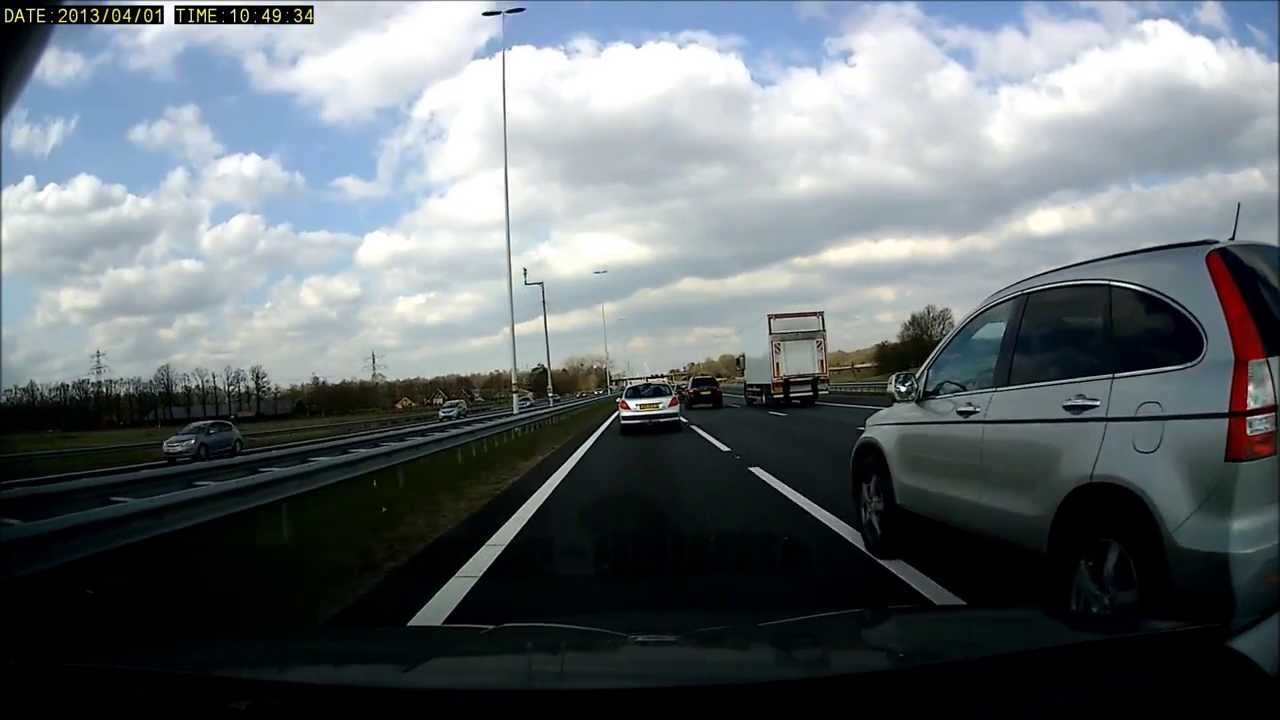
#> input picture Sample images/dark_image.jpg, 1280 x 720 px, given in place of out.png, which was not available
$ jupyter execute --allow-errors EntireProcess.ipynb   (older library calls are emulated)   (text cells are left out)
#> lines starting #> are read from the running program, lines starting #| are printed output that depends on the picture; after the words box and inside, x2 and y2 are one past the last pixel; in counts of white or black regions, pixels touching at a corner belong together; pictures that were not available may be replaced by others from this repository, and a replacement may not be noted
### Preprocessing.py
import numpy as np
from PIL import Image

def resize(input_im, height):
    """
    Reszue the given image to have the given height
    input_im - PIL Image object
    height - desired height
    """
    width = int(input_im.width * height / input_im.height)
    resized = input_im.resize((width , height))
    return np.array(resized)

def rgb_to_gray(rgb):
    """
    Covert RGB image in to gray
    rgb - 3-D numpy array.
    """
    grayed = 0.2126 * rgb[:,:,0] + 0.7152 * rgb[:,:,1] + 0.0722 * rgb[:,:,2]
    return grayed

# For each non-zero pixel in mask, the corresponding pixel on image is kept (the rest of the pixels in mask is set to 0)
def apply_mask(image, mask):
    """
    For each elements in image, set its value to 0 if the matching element in mask is 0.
    image - N-D numpy array.
    mask - N-D numpy array of the same shape.
    """
    return np.ma.array(image,mask=mask == 0).filled(fill_value=0)


def fill_mask(image):
    """
    Create tranigular ROI mask.
    mask - starting mask.
    """
    mask = np.zeros_like(image)
    h, w = mask.shape
    bottom_left = (h, 0)
    middle = (int(h/2), int(w/2))
    bottom_right = (h, w)

    for x, row in enumerate(mask):
        for y, col in enumerate(row):
            # Applying equations to left_bound and right_bound
            left_bound = (h - x) * middle[1] / middle[0]
            right_bound = x * middle[1] / middle[0]
            if y > left_bound and y < right_bound and x <= 400:
                mask[x][y] = 255
    return mask

### EdgeDetection.py
import numpy as np

def smoothing(input_im, kernel_shape=(5,5)):
    # Tharm's image smoothing
    #Implementing image smoothing
    rows = input_im.shape[0]
    cols = input_im.shape[1]

    #input any kernel size
    kernel_shape_row = kernel_shape[0]
    kernel_shape_col = kernel_shape[1]

    kernel = np.ones((kernel_shape_row, kernel_shape_col))/(kernel_shape_row * kernel_shape_col)
    mag_smooth = np.zeros((rows,cols))

    #pad with zeros on the border for full blurring of image
    padded_gray = np.zeros((rows + kernel_shape_row - 1, cols + kernel_shape_col - 1))
    index_1_row = (int) ((kernel_shape_row - 1)/2)
    index_last_row = (int) (rows + ((kernel_shape_row - 1)/2))
    index_1_col = (int) ((kernel_shape_col - 1)/2)
    index_last_col = (int) (cols + ((kernel_shape_col - 1)/2))
    padded_gray[index_1_row:index_last_row, index_1_col:index_last_col] = input_im

    for x in range(rows):
        for y in range(cols):
            mag_smooth[x][y] = (kernel * padded_gray[x:x+kernel_shape_row, y:y+kernel_shape_col]).sum()

    return mag_smooth

def sobel_edge_detector(input_im):
    # Tharm's Sobel Edge Detector
    ## Implementing sobel edge detector

    rows = input_im.shape[0] - 1
    cols = input_im.shape[1] - 1

    Gx = [[-1, 0, 1], [-2, 0, 2], [-1, 0, 1]]
    Gy = [[-1, -2, -1], [0, 0, 0], [1, 2, 1]]

    mag_G = np.zeros((rows,cols))

    for i in range(1, rows - 1):
        for j in range(1, cols - 1):
            sumx = (Gx * input_im[i-1:i+2, j-1:j+2]).sum()
            sumy = (Gy * input_im[i-1:i+2, j-1:j+2]).sum()
            mag_G[i][j] = sumx**2 + sumy**2

    return np.sqrt(mag_G)


# Rohit's Otsu's Implementation
def otsu_threshold(input_im):
    # Set total number of bins in the histogram
    bins_num = int(np.amax(input_im)) + 1
    print(f'Number of bins = {bins_num}')

    # Get the image histogram
    hist, bin_edges = np.histogram(input_im, bins=bins_num, range=(0, bins_num))

    # normalize histogram
    hist = np.divide(hist.ravel(), hist.max())

    # Calculate centers of bins
    bin_mids = (bin_edges[:-1] + bin_edges[1:]) / 2.

    # Iterate over all thresholds (indices) and get the probabilities w1(t), w2(t)
    weight1 = np.cumsum(hist)
    weight2 = np.cumsum(hist[::-1])[::-1]

    # Get the class means mu0(t)
    mean1 = np.cumsum(hist * bin_mids) / weight1
    # Get the class means mu1(t)
    mean2 = (np.cumsum((hist * bin_mids)[::-1]) / weight2[::-1])[::-1]

    inter_class_variance = weight1[:-1] * weight2[1:] * (mean1[:-1] - mean2[1:]) ** 2

    # Maximize the inter_class_variance function val
    index_of_max_val = np.argmax(inter_class_variance)

    threshold = bin_mids[:-1][index_of_max_val]

    return threshold

def apply_threshold(input_im, thresh):
    input_im[input_im > thresh] = 255
    input_im[input_im <= thresh] = 0
    return input_im

### HoughTransform.py
import numpy as np
import math


def hough_lines(img, line_length=50):

    height, width = img.shape[:2]
    accumulator = np.zeros((180, int(math.sqrt(height ** 2 + width ** 2))), dtype=np.int)


    lines = np.array([[0, 0], [0, 0]])

    #line_length = 40

    # look for every pixel
    for y in range(0, height):
        for x in range(0, width):
            # if pixel is black (possible part of a line)
            if img[y][x] > 5:
                line = []
                # try all angles
                for theta in range(0, 180):
                    p = int(x * math.cos(math.radians(theta)) + y * math.sin(math.radians(theta)))
                    accumulator[theta][p] += 1
                    # Check if it looks like line and if it's not in a list
                    if (accumulator[theta][p] > line_length) and (p not in lines[:, 0]) and (theta not in  lines[:, 1]):
                        lines = np.vstack((lines, np.array([p, theta])))

    # clean two first zeros
    lines = np.delete(lines, [0, 1], axis=0)

    return accumulator, lines

# Outputs gradient and y intersect of the line for y = mx + b
# [24 lines left out: function hough_intersect, not called in this run]

### ColorDetection.py
import numpy as np

# Mask is a zero matrix
# fillMask fills an empty numpy array with 255 for pixels that fits inside the defined triangle
def fill_color_mask(img):

    mask = np.zeros_like(img)
    h = mask.shape[0]
    w = mask.shape[1]

    bottom_left = (h, 0)
    middle = (int(h/2), int(w/2))
    bottom_right = (h, w)

    for x, row in enumerate(mask):
        for y, col in enumerate(row):
            # Applying equations to left_bound and right_bound
            left_bound = (h - x) * middle[1] / middle[0]
            right_bound = x * middle[1] / middle[0]
            if y > left_bound and y < right_bound and x <= 400:
                mask[x][y][0] = 255 #red
                mask[x][y][1] = 255 #green
                mask[x][y][2] = 255 #blue

    return mask

# For each non-zero pixel in mask, the corresponding pixel on image is kept (the rest of the pixels in mask is discarded)
def apply_mask_color(image, mask):
    return np.ma.array(image,mask=mask == 0).filled(fill_value=0)

def rgb_to_hsv(rgb):

    hsvImage = np.zeros_like(rgb, dtype='float64')

    redPrime = rgb[:,:,0] / 255
    greenPrime = rgb[:,:,1] / 255
    bluePrime = rgb[:,:,2] / 255

    cMax = np.maximum(np.maximum(redPrime, greenPrime), bluePrime)
    cMin = np.minimum(np.minimum(redPrime, greenPrime), bluePrime)
    delta = cMax - cMin

    #blues are the third third of the color wheel
    blue_max_idx = np.logical_and(cMax == bluePrime, delta != 0)
    hsvImage[blue_max_idx, 0] = (60 * ((redPrime[blue_max_idx] - greenPrime[blue_max_idx]) / delta[blue_max_idx]) + 240) % 360

    #greens are the second third of the color wheel
    green_max_idx = np.logical_and(cMax == greenPrime, delta != 0)
    hsvImage[green_max_idx, 0] = (60 * ((bluePrime[green_max_idx] - redPrime[green_max_idx]) / delta[green_max_idx]) + 120) % 360

    #reds are the first third of the color wheel
    red_max_idx = np.logical_and(cMax == redPrime, delta != 0)
    hsvImage[red_max_idx, 0] = (60 * ((greenPrime[red_max_idx] - bluePrime[red_max_idx]) / delta[red_max_idx]) + 360) % 360

    #if there is no net hue (no dominating color) of a pixel, set the hue to 0
    hsvImage[delta == 0, 0] = 0

    #saturation (lower value is more white, higher value is more colored (0 <= saturation <= 1000))
    hsvImage[cMax != 0, 1] = (delta[cMax != 0] / cMax[cMax != 0]) * 1000

    #value (lower value is more black, higher value is more colored (0 <= saturation <= 1000))
    hsvImage[:,:,2] = cMax * 1000 #in permille

    return hsvImage

# [51 lines left out: functions get_color, get_lane_color, not called in this run]

### EntireProcess.ipynb
[cell 1]
import cv2 as cv
import numpy as np
from PIL import Image
import matplotlib.pyplot as plt
import matplotlib.image as mpimg
import math

from Preprocessing import *
from EdgeDetection import *
from HoughTransform import *
from ColorDetection import *
from PostProcessing import *
from Visualization import *

[cell 2]
inputImage = input("Enter the file name of the image without the directory name\n(for example, type in 'lane_sample1.jpeg' without the quotation marks): ")
#> the answer given: out.png
fileString = "Sample images/" + inputImage
pil_im = Image.open(fileString)
#> pil_im is the input picture: PIL image 1280x720 RGB; mean R, G, B 100.9, 108, 112.1
org = np.array(pil_im)
orig_img = org.copy()

[cell 3]
plt.imshow(org)
plt.show()

[cell 4]
resized = resize(pil_im,512)
resized.shape, org.shape

[cell 5]
gray = rgb_to_gray(resized)
plt.imshow(gray,cmap='gray')
plt.axis('off')
plt.show()

[cell 6]
smooth = smoothing(gray)
#> after the loop in smoothing, `for x in range(rows):`:
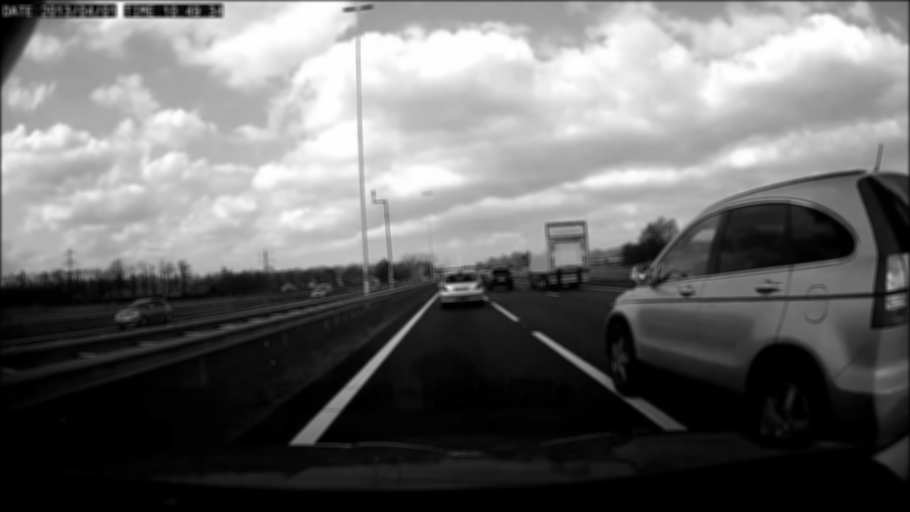
#> mag_smooth: shape (512, 910) float64; min 0, max 255, mean 106.6
plt.imshow(smooth,cmap='gray')
plt.axis('off')
plt.show()

[cell 7]
edge = sobel_edge_detector(smooth)
#> after the loop in sobel_edge_detector, `for i in range(1, rows - 1):`:
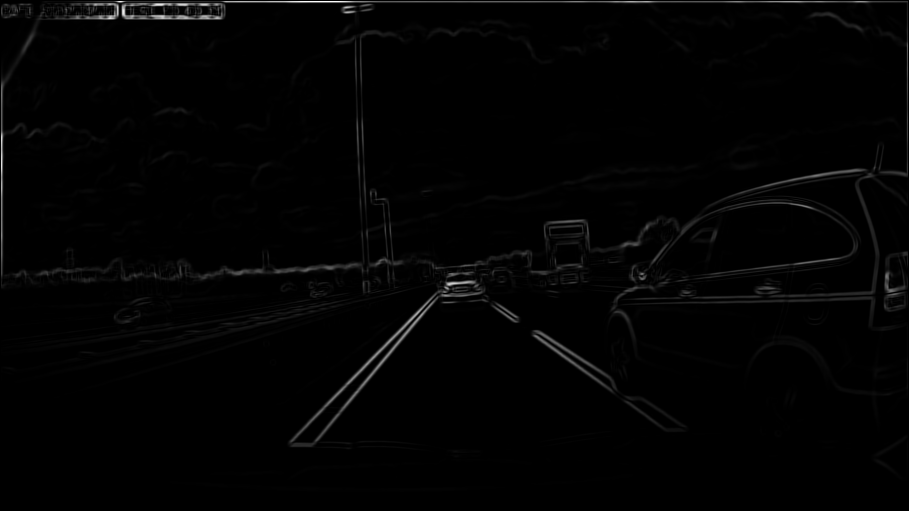
#> mag_G: shape (511, 909) float64; min 0, max 165031, mean 2071.3; drawn with min black and max white
plt.imshow(edge,cmap='gray')
plt.show()

[cell 8]
mask = fill_mask(edge)
#> after the loop in fill_mask, `for x, row in enumerate(mask):`:
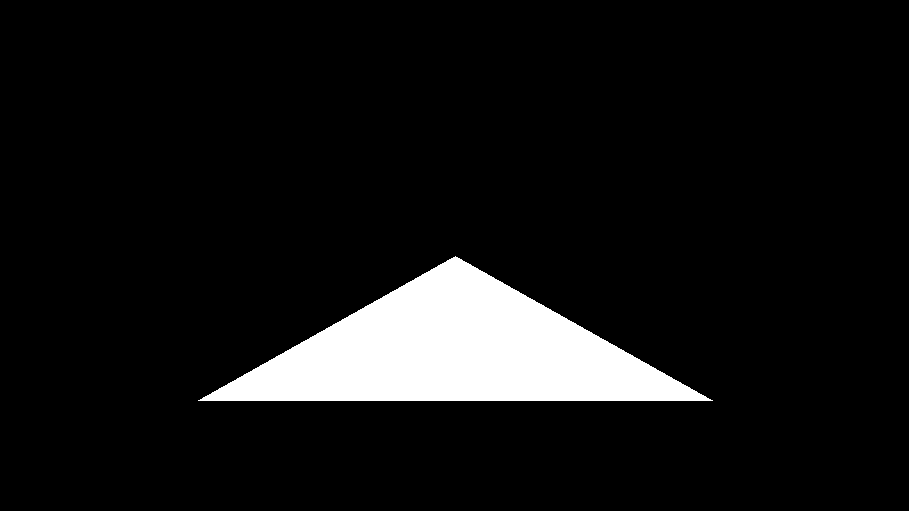
#> mask: shape (511, 909) float64; 8.1% white; 1 white region, box (x1, y1, x2, y2) and area: (198, 256, 713, 401) 37432
plt.imshow(mask,cmap='gray')
plt.show()

[cell 9]
croped = apply_mask(edge, mask)
#> in apply_mask, `return np.ma.array(image,mask=mask == 0).filled(fill_value=0)`:
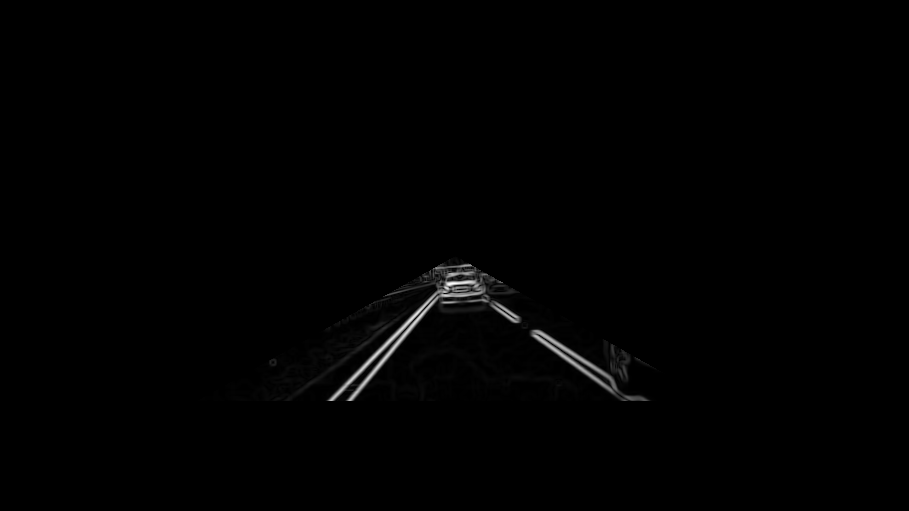
#> returned value: shape (511, 909) float64; min 0, max 368.2, mean 2.2; drawn with min black and max white
plt.imshow(croped,cmap='gray')
plt.show()

#> (a cell that did not finish here is left out)

[cell 11]
croped = apply_mask(edge, mask)
plt.imshow(croped,cmap='gray')
plt.show()

#> (a cell that did not finish here is left out)

#> (a cell that did not finish here is left out)

[cell 14]
t = otsu_threshold(croped)
#> in otsu_threshold, `bins_num = int(np.amax(input_im)) + 1`: bins_num = 369
#| Number of bins = 369
#> in otsu_threshold, `hist, bin_edges = np.histogram(input_im, bins=bins_num, range=(0, bins..`: hist = 369 values, max 431653 at index 0, min 0 at index 325, mean 1258.8; bin_edges = 370 values from 0 to 369
#> in otsu_threshold, `hist = np.divide(hist.ravel(), hist.max())`: hist = 369 values, max 1 at index 0, min 0 at index 325, mean 0.00292
#> in otsu_threshold, `bin_mids = (bin_edges[:-1] + bin_edges[1:]) / 2.`: bin_mids = 369 values from 0.5 to 368.5
#> in otsu_threshold, `weight1 = np.cumsum(hist)`: weight1 = 369 values from 1 to 1.08
#> in otsu_threshold, `weight2 = np.cumsum(hist[::-1])[::-1]`: weight2 = 369 values, max 1.08 at index 0, min 2.32e-06 at index 368, mean 0.00928
#> in otsu_threshold, `mean1 = np.cumsum(hist * bin_mids) / weight1`: mean1 = 369 values from 0.5 to 2.68
#> in otsu_threshold, `mean2 = (np.cumsum((hist * bin_mids)[::-1]) / weight2[::-1])[::-1]`: mean2 = 369 values from 2.68 to 368.5
#> in otsu_threshold, `inter_class_variance = weight1[:-1] * weight2[1:] * (mean1[:-1] - mean..`: inter_class_variance = 368 values, max 314.9 at index 95, min 0.334 at index 367, mean 189.4
#> in otsu_threshold, `index_of_max_val = np.argmax(inter_class_variance)`: index_of_max_val = 95
#> in otsu_threshold, `threshold = bin_mids[:-1][index_of_max_val]`: threshold = 95.5
#> t = 95.5
t
#> Out = 95.5

[cell 15]
threshed = apply_threshold(croped, t)
plt.imshow(threshed,cmap='gray')
plt.axis('off')
plt.show()

[cell 16]
hough_space, point_stack = hough_lines(threshed, 50)
#> after the loop in hough_lines, `for y in range(0, height):`:
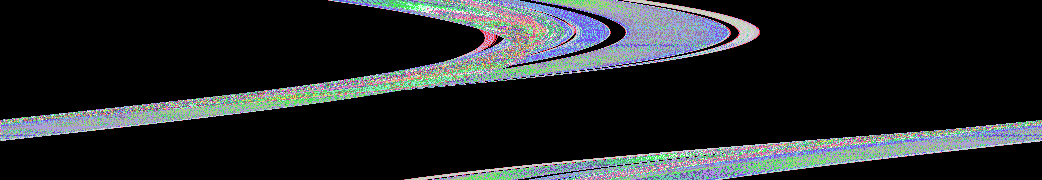
#> accumulator: shape (180, 1042) int64; 166 distinct labels, from 0 to 245; one colour per label, 0 black
#> point_stack = 82 pairs, first value -163 to 527, second value 29 to 138

#> (the rest of this cell did not finish here and is left out)

#> (a cell that did not finish here is left out)

[cell 18]
# Exclude lines not from lanes
h, w = resized.shape[:2]

#> (the rest of this cell did not finish here and is left out)

[cell 19]
# Compute Average Lines
averaged_lines_img = resized.copy()

total_m = 0
total_b = 0
#> (the rest of this cell did not finish here and is left out)

#> (a cell that did not finish here is left out)

[cell 21]
#add original image back
orig_img = resized.copy()
plt.imshow(orig_img)
plt.title('Resized color image')
plt.axis('off')
plt.show()

colorMask = fill_color_mask(orig_img)
#> after the loop in fill_color_mask, `for x, row in enumerate(mask):`:
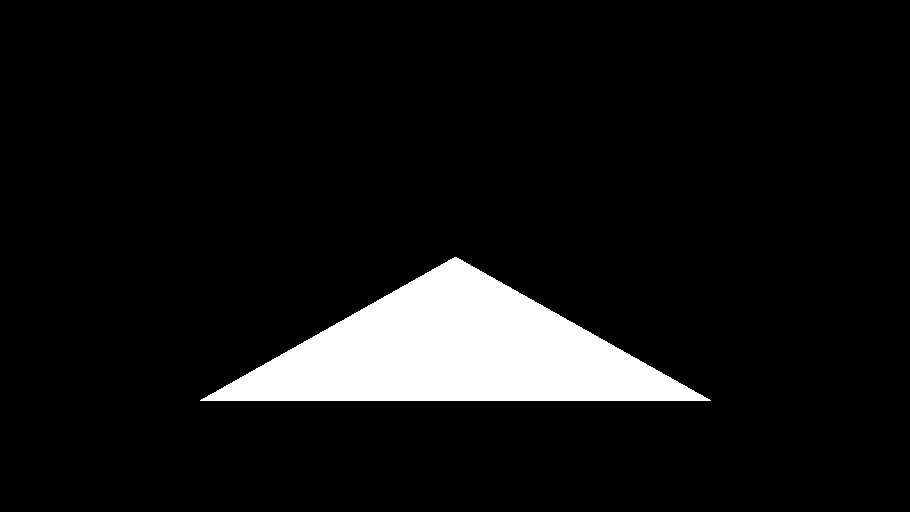
#> mask: shape (512, 910, 3); 8% white; 1 white region, box (x1, y1, x2, y2) and area: (200, 257, 711, 401) 37104
plt.imshow(colorMask)
plt.title('Color mask')
plt.axis('off')
plt.show

croppedImageColor = apply_mask_color(orig_img, colorMask)
plt.imshow(croppedImageColor)
plt.title('Color mask applied')
plt.axis('off')
plt.show()

[cell 22]
hsv = rgb_to_hsv(croppedImageColor)
#> in rgb_to_hsv, `hsvImage[green_max_idx, 0] = (60 * ((bluePrime[green_max_idx] - redPri..`:
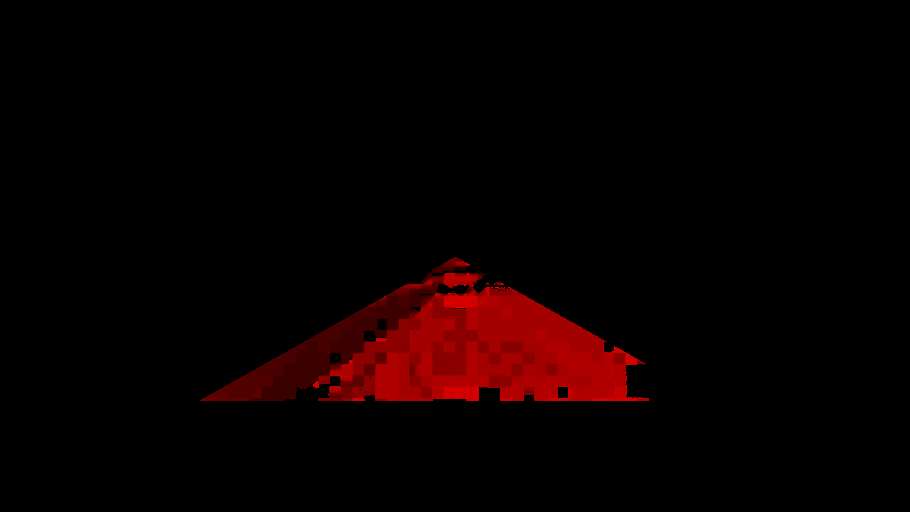
#> hsvImage: shape (512, 910, 3) float64; mean of channels 0, 1, 2 11.5, 0, 0; drawn with min black and max white
#> in rgb_to_hsv, `hsvImage[:,:,2] = cMax * 1000`:
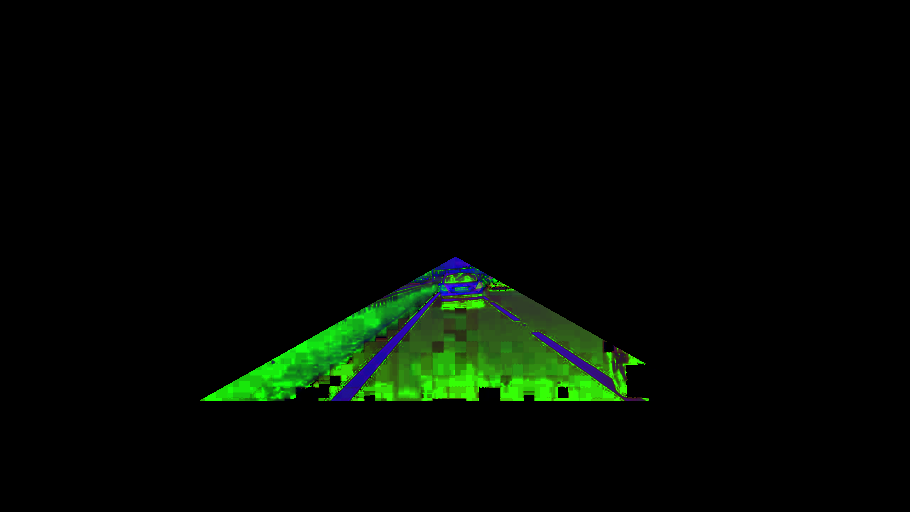
#> hsvImage: shape (512, 910, 3) float64; mean of channels 0, 1, 2 11.7, 36.9, 9.4; drawn with min black and max white

[cell 23]
#extract hue, saturation, and value
hueImg = hsv[:,:,0]
satImg = hsv[:,:,1]
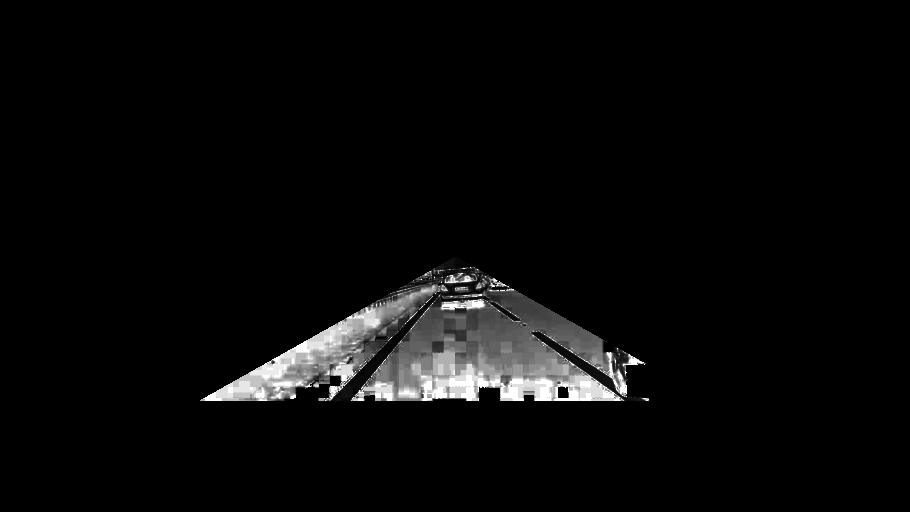
#> satImg: shape (512, 910) float64; min 0, max 1000, mean 36.9; drawn with min black and max white
valImg = hsv[:,:,2]

plt.imshow(croppedImageColor)
plt.title("RGB image (original resized with mask)")
plt.axis('off')
plt.show()

plt.imshow(hueImg, cmap = 'hsv')
plt.title("Hue channel")
plt.axis('off')
plt.show()

plt.imshow(satImg)
plt.title("Saturation channel")
plt.axis('off')
plt.show()

plt.imshow(valImg)
plt.title("Value channel")
plt.axis('off')
plt.show()

[cell 24]
#use only the pixels that are both in the cropped section and on the lines
croppedHue = []
rows = colorMask.shape[0]
cols = colorMask.shape[1]
#> (the rest of this cell did not finish here and is left out)
